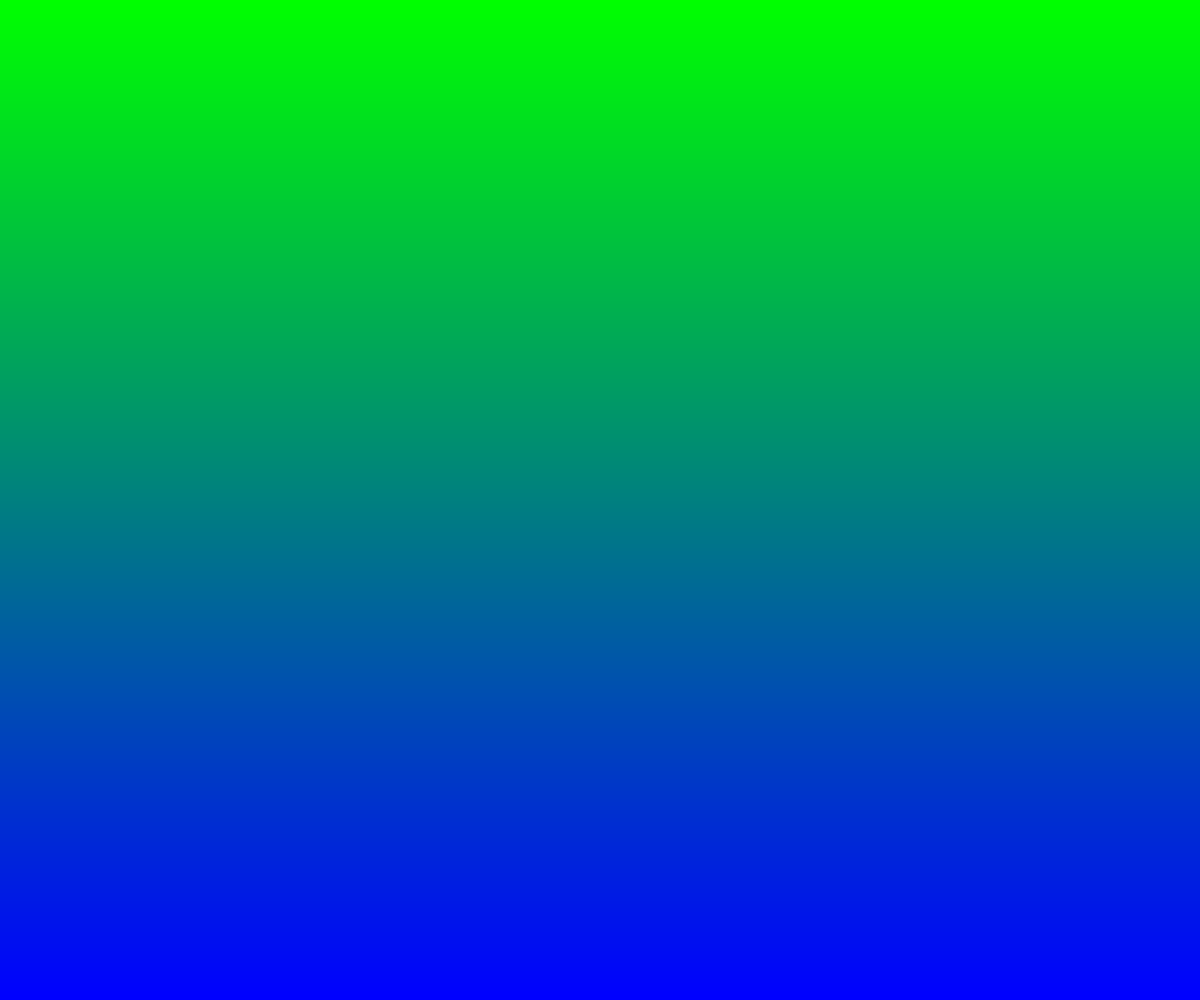
Frame 1 (no input)
Frame 60 (no input): identical to frame 1, image omitted
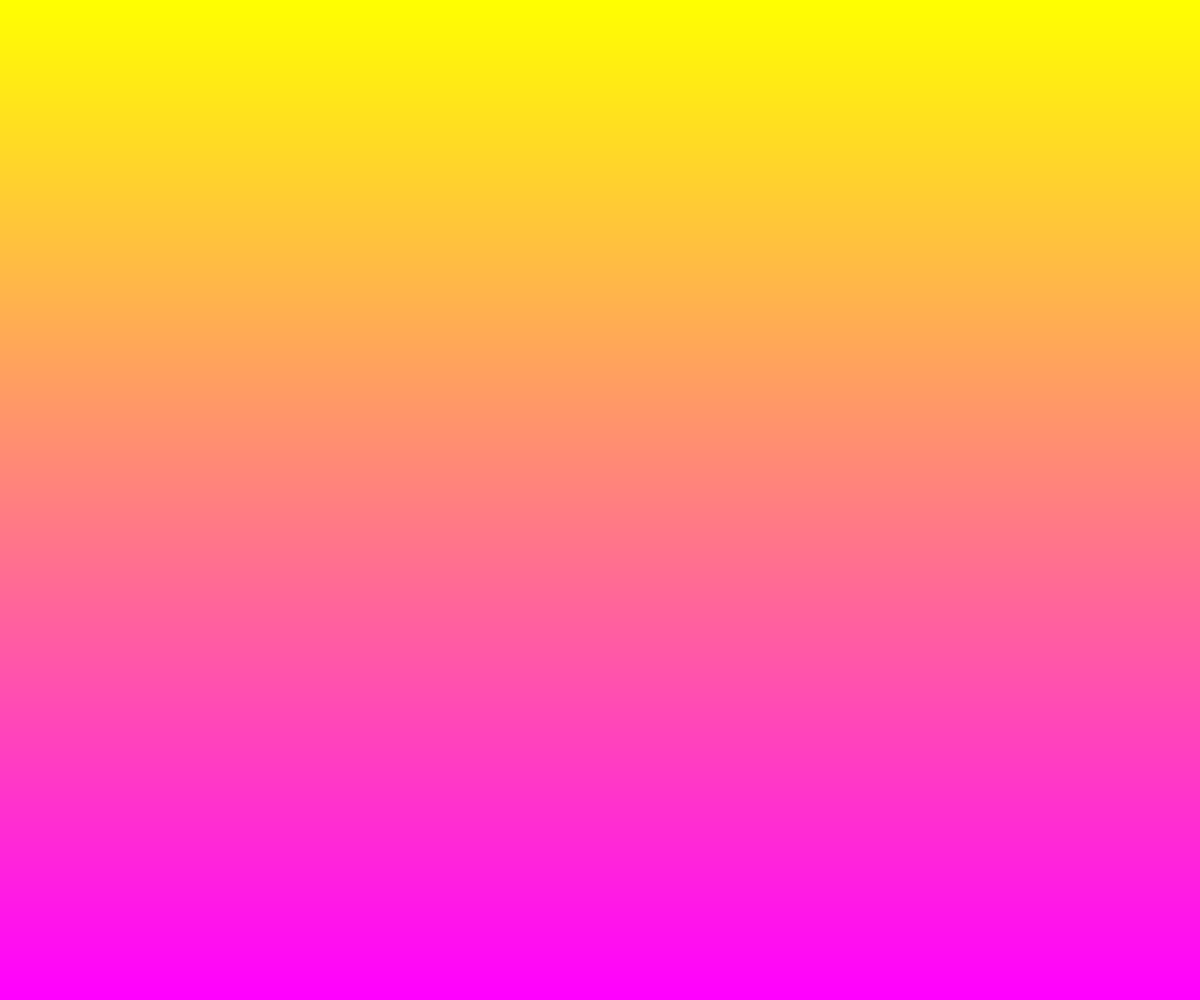
Frame 120 (the mouse pressed at the canvas centre since frame 60)

The p5.js sketch that drew these frames (run headless with seeded random() and noise() and a simulated clock; from frame 60 on, the mouse is pressed at the canvas centre):

// p5.js sketch
// ── sketch.js
// Gradient B
// Ahmed Rady
// 29 FEB 2024
// - describe what you did to take this project "above and beyond"

let rectHeight = 1;

function setup() {
  createCanvas(windowWidth, windowHeight);
  noStroke();
}


function draw() {
  //background(220);
  gradientBackgrounf();
}


function gradientBackgrounf(){
  //use a single loop to draw several rectangles
  // then color them into a gradient
  let y = 0;
  while(y < height){
    let c = color(mouseX,map(y,0,height,255,0),map(y,0,height,0,255));
    fill(c);
    rect(0,y,width,rectHeight);
    y += rectHeight;
  }
}
